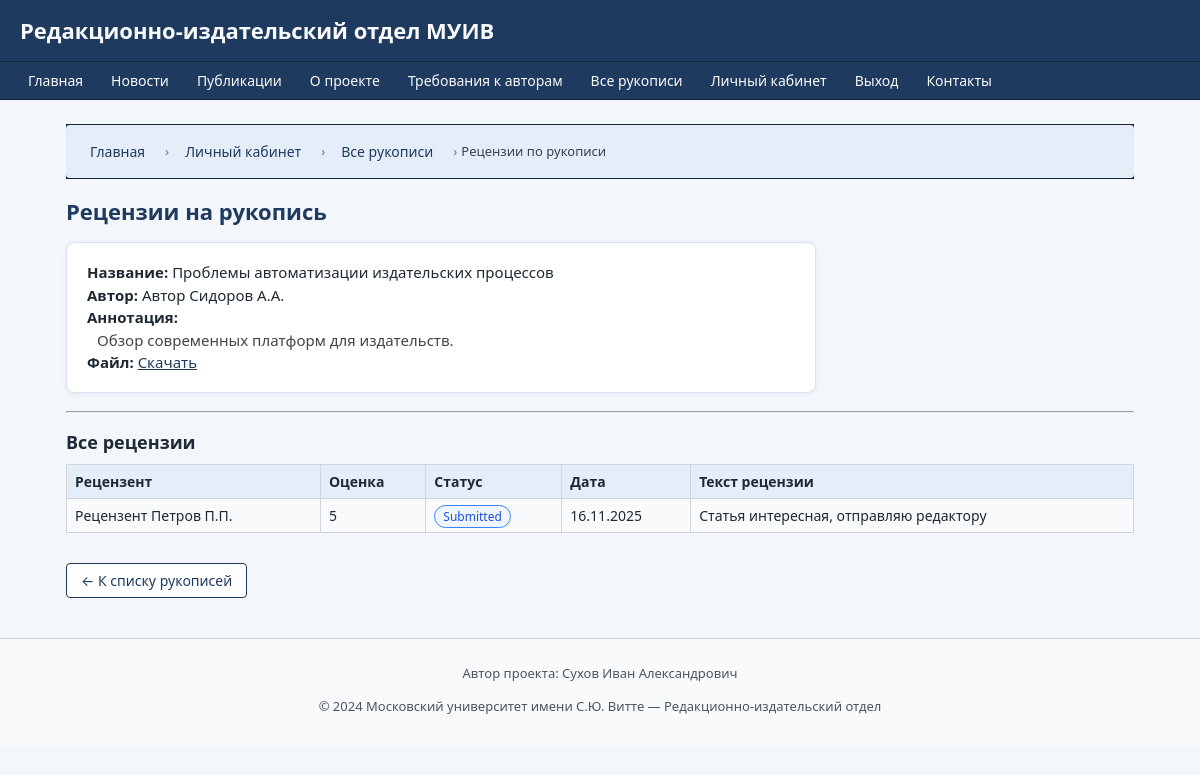
/reviews/list/2 (signed in), run on an earlier commit of the app's database.
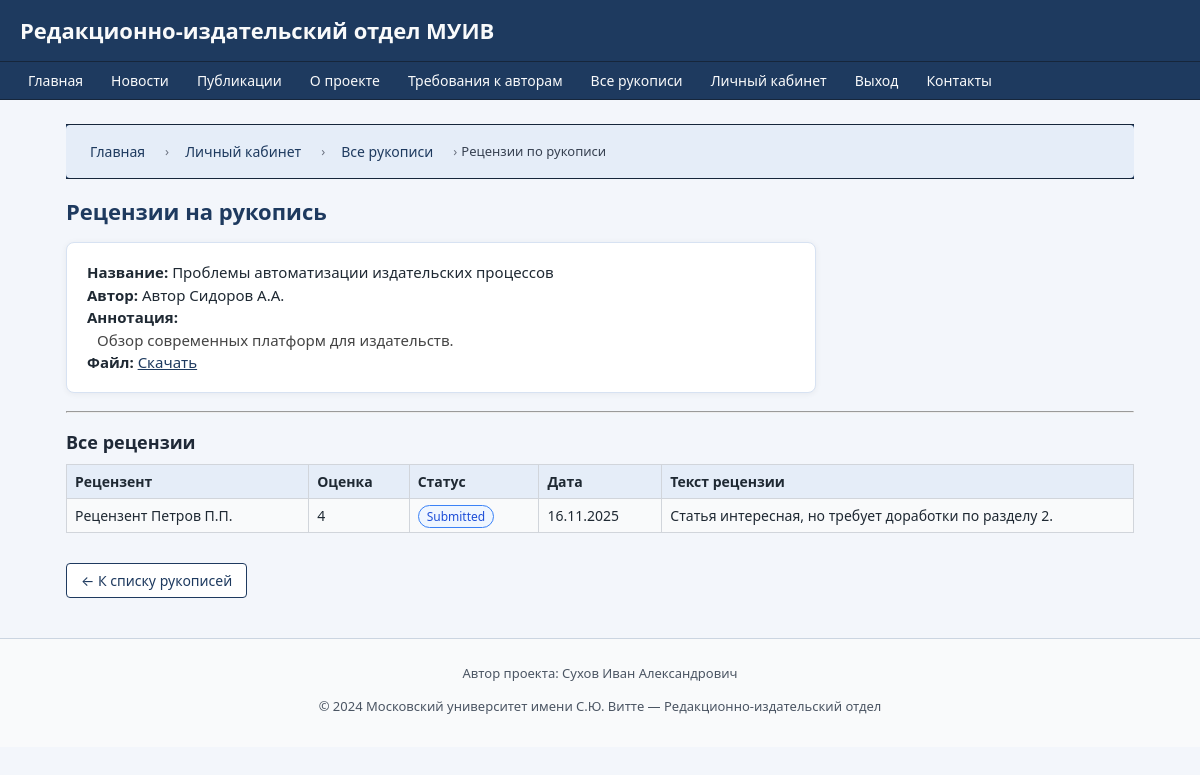
And on a later commit of the database.
### models.py (models this page shows)
class Review(db.Model):
    __tablename__ = 'reviews'
    id = db.Column(db.Integer, primary_key=True)
    manuscript_id = db.Column(db.Integer, db.ForeignKey('manuscripts.id'), nullable=False)
    reviewer_id = db.Column(db.Integer, db.ForeignKey('users.id'), nullable=False)
    text = db.Column(db.Text)
    score = db.Column(db.Integer)  # 1–5 или иной диапазон
    created_at = db.Column(db.DateTime, default=datetime.utcnow)
    status = db.Column(db.String(32), nullable=False, default='pending')
    reviewer = db.relationship('User', foreign_keys=[reviewer_id])

class User(db.Model):
    __tablename__ = 'users'
    id = db.Column(db.Integer, primary_key=True)
    full_name = db.Column(db.String(128), nullable=False)
    email = db.Column(db.String(128), unique=True, nullable=False)
    password_hash = db.Column(db.String(128), nullable=False)
    role = db.Column(db.String(32), nullable=False)  # author, staff, reviewer, admin
    registered_at = db.Column(db.DateTime, default=datetime.utcnow)
    is_blocked = db.Column(db.Boolean, default=False)
    manuscripts = db.relationship('Manuscript', backref='author', lazy=True)
    reviews_made = db.relationship('Review', foreign_keys='Review.reviewer_id',
                                   backref='reviewer_user', lazy=True)
    messages_sent = db.relationship('Message', backref='sender', lazy=True)
    history_entries = db.relationship('ManuscriptHistory',
                                      backref='actor',
                                      lazy=True,
                                      foreign_keys='ManuscriptHistory.actor_id')

### routes.py (the view)
@routes.route('/reviews/list/<int:manuscript_id>')
@login_required('staff')
def review_list(manuscript_id):
    manuscript = Manuscript.query.get_or_404(manuscript_id)
    reviews = Review.query.filter_by(manuscript_id=manuscript.id).all()
    return render_template(
        'reviews/review_list.html',
        manuscript=manuscript,
        reviews=reviews,
        user=current_user(),
        breadcrumbs=[
            ("Главная", url_for('routes.index')),
            ("Личный кабинет", url_for('routes.lk')),
            ("Все рукописи", url_for('routes.manuscript_list')),
            ("Рецензии по рукописи", None)
        ]
    )

### routes.py (called while the page is built)
def current_user():
    uid = session.get('user_id')
    if uid:
        return User.query.get(uid)
    return None

def login_required(role=None):
    def wrapper(f):
        from functools import wraps
        @wraps(f)
        def decorated_function(*args, **kwargs):
            user = current_user()
            if not user:
                flash("Для доступа требуется вход.", "warning")
                return redirect(url_for('routes.login'))
            if role and user.role != role:
                flash("Недостаточно прав.", "danger")
                return redirect(url_for('routes.index'))
            return f(*args, **kwargs)
        return decorated_function
    return wrapper

### templates/reviews/review_list.html (shortened to what this page needs)
{% extends "base.html" %}
{% block content %}
<h2>Рецензии на рукопись</h2>
<div class="card" style="max-width: 750px;">
    <b>Название:</b> {{ manuscript.title }}<br>
    <b>Автор:</b> {{ manuscript.author.full_name }}<br>
    <b>Аннотация:</b>
    <div style="margin-left:10px; color: #444;">{{ manuscript.description|default('—') }}</div>
    <b>Файл:</b>
    <a href="{{ url_for('routes.media', filename=manuscript.file_path[6:] if manuscript.file_path.startswith('media/') else manuscript.file_path) }}" target="_blank">Скачать</a>
</div>
<hr>
<h3>Все рецензии</h3>
{% if reviews %}
    <table class="table-striped">
        <tr>
            <th>Рецензент</th>
            <th>Оценка</th>
            <th>Статус</th>
            <th>Дата</th>
            <th>Текст рецензии</th>
        </tr>
        {% for r in reviews %}
        <tr>
            <td>{{ r.reviewer.full_name }}</td>
            <td>{{ r.score if r.score else '-' }}</td>
            <td>
                <span class="manuscript-status status-{{ r.status }}">{{ r.status|replace('_', ' ')|capitalize }}</span>
            </td>
            <td>{{ r.created_at.strftime('%d.%m.%Y') }}</td>
            <td style="max-width: 340px;">{{ r.text|default('—') }}</td>
        </tr>
        {% endfor %}
    </table>
{% else %}
    <p>Рецензий пока нет.</p>
{% endif %}
<p style="margin-top:30px;">
    <a href="{{ url_for('routes.manuscript_list') }}" class="btn btn-outline">&larr; К списку рукописей</a>
</p>
{% endblock %}

What changed in the data, as far as the page shows it:
changed Review "Submitted": score "5" → "4"; text "Статья интересная, отправляю редактору" → "Статья интересная, но требует доработки по разделу 2."
